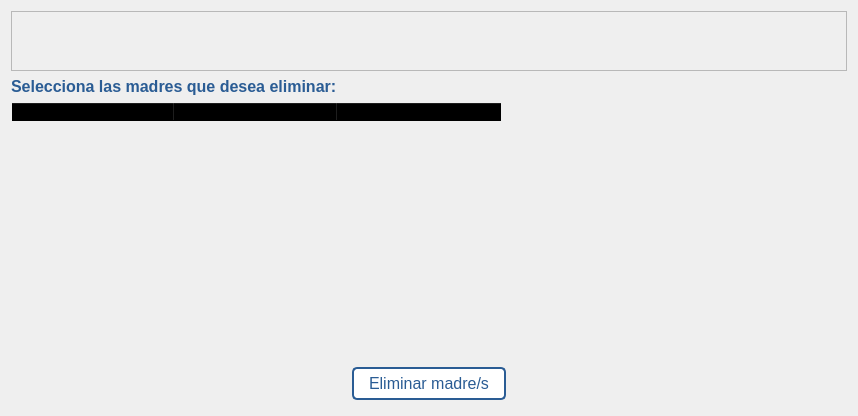
<?xml version="1.0" encoding="UTF-8"?>
<ui version="4.0">
 <class>Dialog</class>
 <widget class="QDialog" name="Dialog">
  <property name="geometry">
   <rect>
    <x>0</x>
    <y>0</y>
    <width>858</width>
    <height>416</height>
   </rect>
  </property>
  <property name="windowTitle">
   <string>Eliminar alumnos</string>
  </property>
  <property name="windowIcon">
   <iconset resource="src/resources.qrc">
    <normaloff>:/logo/iconoProyecto.png</normaloff>:/logo/iconoProyecto.png</iconset>
  </property>
  <layout class="QVBoxLayout" name="verticalLayout_2">
   <item>
    <layout class="QVBoxLayout" name="verticalLayout">
     <item>
      <widget class="QFrame" name="frame_superior">
       <property name="minimumSize">
        <size>
         <width>0</width>
         <height>60</height>
        </size>
       </property>
       <property name="maximumSize">
        <size>
         <width>16777215</width>
         <height>60</height>
        </size>
       </property>
       <property name="styleSheet">
        <string notr="true"/>
       </property>
       <property name="frameShape">
        <enum>QFrame::StyledPanel</enum>
       </property>
       <property name="frameShadow">
        <enum>QFrame::Raised</enum>
       </property>
       <layout class="QHBoxLayout" name="horizontalLayout">
        <property name="bottomMargin">
         <number>0</number>
        </property>
        <item>
         <widget class="QLabel" name="label_logo">
          <property name="maximumSize">
           <size>
            <width>120</width>
            <height>150</height>
           </size>
          </property>
          <property name="text">
           <string/>
          </property>
          <property name="pixmap">
           <pixmap resource="src/resources.qrc">:/logo/logoProyecto.png</pixmap>
          </property>
          <property name="scaledContents">
           <bool>true</bool>
          </property>
          <property name="alignment">
           <set>Qt::AlignCenter</set>
          </property>
         </widget>
        </item>
       </layout>
      </widget>
     </item>
     <item>
      <widget class="QLabel" name="label">
       <property name="styleSheet">
        <string notr="true">QLabel{
font-size: 16px;
font-weight: bold;
color: #2a5c94;
}</string>
       </property>
       <property name="text">
        <string>Selecciona las madres que desea eliminar:</string>
       </property>
      </widget>
     </item>
     <item>
      <widget class="QTableWidget" name="tableWidget">
       <property name="styleSheet">
        <string notr="true">QTableWidget, QHeaderView::section{
background-color: transparent;
}
</string>
       </property>
       <attribute name="horizontalHeaderDefaultSectionSize">
        <number>163</number>
       </attribute>
       <column>
        <property name="text">
         <string>ID</string>
        </property>
       </column>
       <column>
        <property name="text">
         <string>Nombre</string>
        </property>
       </column>
       <column>
        <property name="text">
         <string>ID Hijo</string>
        </property>
       </column>
      </widget>
     </item>
     <item>
      <layout class="QHBoxLayout" name="horizontalLayout_2">
       <property name="topMargin">
        <number>5</number>
       </property>
       <property name="bottomMargin">
        <number>5</number>
       </property>
       <item>
        <widget class="QPushButton" name="pushButton">
         <property name="sizePolicy">
          <sizepolicy hsizetype="Fixed" vsizetype="Fixed">
           <horstretch>0</horstretch>
           <verstretch>0</verstretch>
          </sizepolicy>
         </property>
         <property name="cursor">
          <cursorShape>PointingHandCursor</cursorShape>
         </property>
         <property name="styleSheet">
          <string notr="true">QPushButton{
background-color: #ffffff;
color: #2a5c94;
padding: 5px 15px;
border: 2px solid #2a5c94;
border-radius: 5px;
font-size: 16px;
}
QPushButton:hover{
background-color: #2a5c94;
color: white;
}</string>
         </property>
         <property name="text">
          <string>Eliminar madre/s</string>
         </property>
        </widget>
       </item>
      </layout>
     </item>
    </layout>
   </item>
  </layout>
 </widget>
 <resources>
  <include location="src/resources.qrc"/>
  <include location="src/resources.qrc"/>
  <include location="../src/resources.qrc"/>
 </resources>
 <connections/>
</ui>
